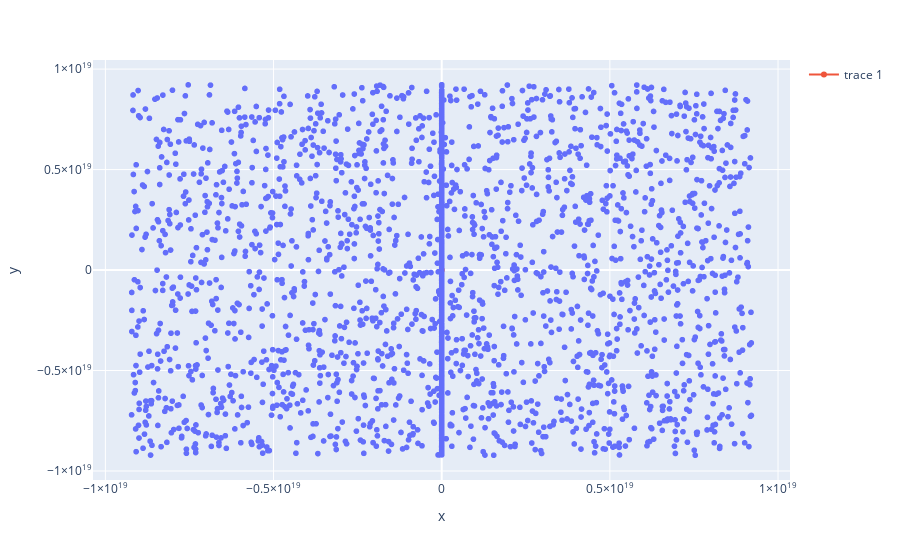
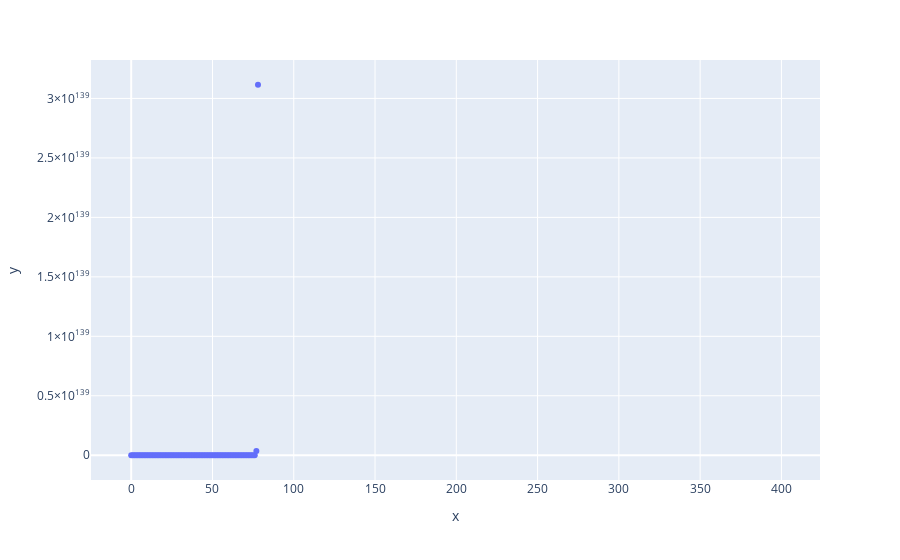

The cell these charts' notebook holds for them, in order:
### Code cell
from math import log

mal = origin
mil = origin
ds = []
for i in range(iters):
    mi = np.array([np.inf, np.inf])
    ma = -np.copy(mi)
    for A in As:
        Amal = np.matmul(A, mal)
        Amil = np.matmul(A, mil)
        mi[0] = min(mi[0], Amil[0])
        mi[1] = min(mi[1], Amil[1])
        ma[0] = max(ma[0], Amal[0])
        ma[1] = max(ma[1], Amal[1])
    ma = np.array([*ma, 1]) 
    mi = np.array([*mi, 1]) 
    d = 100*(np.linalg.norm(mal - ma) / np.linalg.norm(AABB_ref[1]) + np.linalg.norm(mil - mi) / np.linalg.norm(AABB_ref[0]))
    ds.append([i, d])
    mal = ma
    mil = mi

aabb = np.array([mil, mal]).T
ds = np.array(ds)
px.scatter(x=Xs, y=Ys).add_scatter(x=aabb[0], y=aabb[1]).show()
px.scatter(x=ds[:, 0], y=ds[:, 1])

### Figure 1 — Plotly figure (JSON) as saved in the notebook; plotly's stock layout.template omitted (floating-point values rounded to 4 significant figures; data arrays with more than 128 entries replaced by an {"elided": "..."} marker saying what was removed)
{"data": [{"hovertemplate": "x=%{x}<br>y=%{y}<extra></extra>", "legendgroup": "", "marker": {"color": "#636efa", "symbol": "circle"}, "mode": "markers", "name": "", "showlegend": false, "type": "scattergl", "x": {"elided": "2560 int values"}, "xaxis": "x", "y": {"elided": "2560 int values"}, "yaxis": "y"}, {"type": "scatter", "x": [0, null], "y": [0, null]}], "layout": {"legend": {"tracegroupgap": 0}, "margin": {"t": 60}, "xaxis": {"anchor": "y", "domain": [0, 1], "title": {"text": "x"}}, "yaxis": {"anchor": "x", "domain": [0, 1], "title": {"text": "y"}}}}

### Figure 2 — Plotly figure (JSON) as saved in the notebook; plotly's stock layout.template omitted (floating-point values rounded to 4 significant figures; data arrays with more than 128 entries replaced by an {"elided": "..."} marker saying what was removed)
{"data": [{"hovertemplate": "x=%{x}<br>y=%{y}<extra></extra>", "legendgroup": "", "marker": {"color": "#636efa", "symbol": "circle"}, "mode": "markers", "name": "", "orientation": "v", "showlegend": false, "type": "scatter", "x": {"elided": "400 int values"}, "xaxis": "x", "y": {"elided": "400 float values"}, "yaxis": "y"}], "layout": {"legend": {"tracegroupgap": 0}, "margin": {"t": 60}, "xaxis": {"anchor": "y", "domain": [0, 1], "title": {"text": "x"}}, "yaxis": {"anchor": "x", "domain": [0, 1], "title": {"text": "y"}}}}
